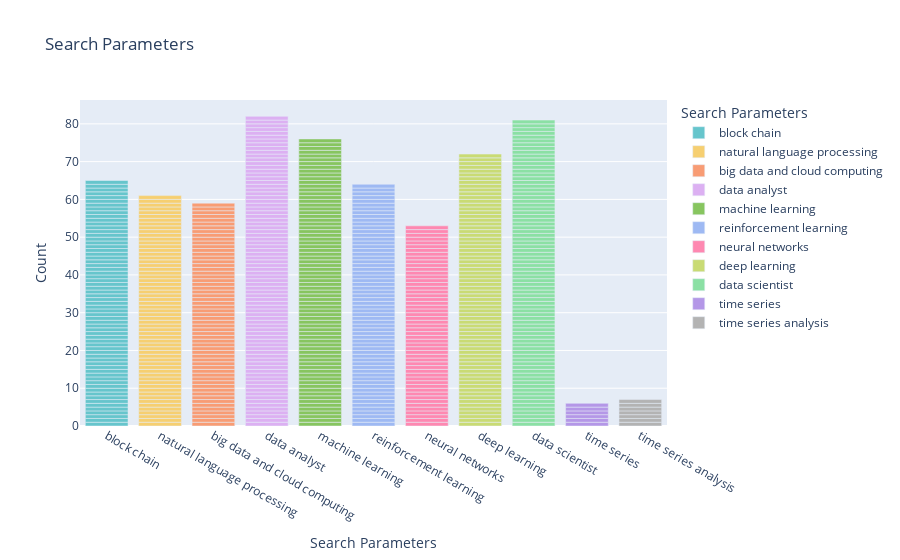

Here is the notebook cell this chart was saved with:
### Code cell
# bar chart for search_parameters.q
fig = px.bar(df, x='search_parameters.q', title='Search Parameters',
             labels={'search_parameters.q':'Search Parameters', 'count':'Count'},
             color='search_parameters.q',
             color_discrete_sequence=px.colors.qualitative.Pastel)
fig.show()

### Figure 1 — Plotly figure (JSON) as saved in the notebook; plotly's stock layout.template omitted (floating-point values rounded to 4 significant figures)
{"data": [{"alignmentgroup": "True", "hovertemplate": "Search Parameters=%{x}<br>Count=%{y}<extra></extra>", "legendgroup": "block chain", "marker": {"color": "rgb(102, 197, 204)", "pattern": {"shape": ""}}, "name": "block chain", "offsetgroup": "block chain", "orientation": "v", "showlegend": true, "textposition": "auto", "type": "bar", "x": ["block chain", "block chain", "block chain", "block chain", "block chain", "block chain", "block chain", "block chain", "block chain", "block chain", "block chain", "block chain", "block chain", "block chain", "block chain", "block chain", "block chain", "block chain", "block chain", "block chain", "block chain", "block chain", "block chain", "block chain", "block chain", "block chain", "block chain", "block chain", "block chain", "block chain", "block chain", "block chain", "block chain", "block chain", "block chain", "block chain", "block chain", "block chain", "block chain", "block chain", "block chain", "block chain", "block chain", "block chain", "block chain", "block chain", "block chain", "block chain", "block chain", "block chain", "block chain", "block chain", "block chain", "block chain", "block chain", "block chain", "block chain", "block chain", "block chain", "block chain", "block chain", "block chain", "block chain", "block chain", "block chain"], "xaxis": "x", "y": [1, 1, 1, 1, 1, 1, 1, 1, 1, 1, 1, 1, 1, 1, 1, 1, 1, 1, 1, 1, 1, 1, 1, 1, 1, 1, 1, 1, 1, 1, 1, 1, 1, 1, 1, 1, 1, 1, 1, 1, 1, 1, 1, 1, 1, 1, 1, 1, 1, 1, 1, 1, 1, 1, 1, 1, 1, 1, 1, 1, 1, 1, 1, 1, 1], "yaxis": "y"}, {"alignmentgroup": "True", "hovertemplate": "Search Parameters=%{x}<br>Count=%{y}<extra></extra>", "legendgroup": "natural language processing", "marker": {"color": "rgb(246, 207, 113)", "pattern": {"shape": ""}}, "name": "natural language processing", "offsetgroup": "natural language processing", "orientation": "v", "showlegend": true, "textposition": "auto", "type": "bar", "x": ["natural language processing", "natural language processing", "natural language processing", "natural language processing", "natural language processing", "natural language processing", "natural language processing", "natural language processing", "natural language processing", "natural language processing", "natural language processing", "natural language processing", "natural language processing", "natural language processing", "natural language processing", "natural language processing", "natural language processing", "natural language processing", "natural language processing", "natural language processing", "natural language processing", "natural language processing", "natural language processing", "natural language processing", "natural language processing", "natural language processing", "natural language processing", "natural language processing", "natural language processing", "natural language processing", "natural language processing", "natural language processing", "natural language processing", "natural language processing", "natural language processing", "natural language processing", "natural language processing", "natural language processing", "natural language processing", "natural language processing", "natural language processing", "natural language processing", "natural language processing", "natural language processing", "natural language processing", "natural language processing", "natural language processing", "natural language processing", "natural language processing", "natural language processing", "natural language processing", "natural language processing", "natural language processing", "natural language processing", "natural language processing", "natural language processing", "natural language processing", "natural language processing", "natural language processing", "natural language processing", "natural language processing"], "xaxis": "x", "y": [1, 1, 1, 1, 1, 1, 1, 1, 1, 1, 1, 1, 1, 1, 1, 1, 1, 1, 1, 1, 1, 1, 1, 1, 1, 1, 1, 1, 1, 1, 1, 1, 1, 1, 1, 1, 1, 1, 1, 1, 1, 1, 1, 1, 1, 1, 1, 1, 1, 1, 1, 1, 1, 1, 1, 1, 1, 1, 1, 1, 1], "yaxis": "y"}, {"alignmentgroup": "True", "hovertemplate": "Search Parameters=%{x}<br>Count=%{y}<extra></extra>", "legendgroup": "big data and cloud computing", "marker": {"color": "rgb(248, 156, 116)", "pattern": {"shape": ""}}, "name": "big data and cloud computing", "offsetgroup": "big data and cloud computing", "orientation": "v", "showlegend": true, "textposition": "auto", "type": "bar", "x": ["big data and cloud computing", "big data and cloud computing", "big data and cloud computing", "big data and cloud computing", "big data and cloud computing", "big data and cloud computing", "big data and cloud computing", "big data and cloud computing", "big data and cloud computing", "big data and cloud computing", "big data and cloud computing", "big data and cloud computing", "big data and cloud computing", "big data and cloud computing", "big data and cloud computing", "big data and cloud computing", "big data and cloud computing", "big data and cloud computing", "big data and cloud computing", "big data and cloud computing", "big data and cloud computing", "big data and cloud computing", "big data and cloud computing", "big data and cloud computing", "big data and cloud computing", "big data and cloud computing", "big data and cloud computing", "big data and cloud computing", "big data and cloud computing", "big data and cloud computing", "big data and cloud computing", "big data and cloud computing", "big data and cloud computing", "big data and cloud computing", "big data and cloud computing", "big data and cloud computing", "big data and cloud computing", "big data and cloud computing", "big data and cloud computing", "big data and cloud computing", "big data and cloud computing", "big data and cloud computing", "big data and cloud computing", "big data and cloud computing", "big data and cloud computing", "big data and cloud computing", "big data and cloud computing", "big data and cloud computing", "big data and cloud computing", "big data and cloud computing", "big data and cloud computing", "big data and cloud computing", "big data and cloud computing", "big data and cloud computing", "big data and cloud computing", "big data and cloud computing", "big data and cloud computing", "big data and cloud computing", "big data and cloud computing"], "xaxis": "x", "y": [1, 1, 1, 1, 1, 1, 1, 1, 1, 1, 1, 1, 1, 1, 1, 1, 1, 1, 1, 1, 1, 1, 1, 1, 1, 1, 1, 1, 1, 1, 1, 1, 1, 1, 1, 1, 1, 1, 1, 1, 1, 1, 1, 1, 1, 1, 1, 1, 1, 1, 1, 1, 1, 1, 1, 1, 1, 1, 1], "yaxis": "y"}, {"alignmentgroup": "True", "hovertemplate": "Search Parameters=%{x}<br>Count=%{y}<extra></extra>", "legendgroup": "data analyst", "marker": {"color": "rgb(220, 176, 242)", "pattern": {"shape": ""}}, "name": "data analyst", "offsetgroup": "data analyst", "orientation": "v", "showlegend": true, "textposition": "auto", "type": "bar", "x": ["data analyst", "data analyst", "data analyst", "data analyst", "data analyst", "data analyst", "data analyst", "data analyst", "data analyst", "data analyst", "data analyst", "data analyst", "data analyst", "data analyst", "data analyst", "data analyst", "data analyst", "data analyst", "data analyst", "data analyst", "data analyst", "data analyst", "data analyst", "data analyst", "data analyst", "data analyst", "data analyst", "data analyst", "data analyst", "data analyst", "data analyst", "data analyst", "data analyst", "data analyst", "data analyst", "data analyst", "data analyst", "data analyst", "data analyst", "data analyst", "data analyst", "data analyst", "data analyst", "data analyst", "data analyst", "data analyst", "data analyst", "data analyst", "data analyst", "data analyst", "data analyst", "data analyst", "data analyst", "data analyst", "data analyst", "data analyst", "data analyst", "data analyst", "data analyst", "data analyst", "data analyst", "data analyst", "data analyst", "data analyst", "data analyst", "data analyst", "data analyst", "data analyst", "data analyst", "data analyst", "data analyst", "data analyst", "data analyst", "data analyst", "data analyst", "data analyst", "data analyst", "data analyst", "data analyst", "data analyst", "data analyst", "data analyst"], "xaxis": "x", "y": [1, 1, 1, 1, 1, 1, 1, 1, 1, 1, 1, 1, 1, 1, 1, 1, 1, 1, 1, 1, 1, 1, 1, 1, 1, 1, 1, 1, 1, 1, 1, 1, 1, 1, 1, 1, 1, 1, 1, 1, 1, 1, 1, 1, 1, 1, 1, 1, 1, 1, 1, 1, 1, 1, 1, 1, 1, 1, 1, 1, 1, 1, 1, 1, 1, 1, 1, 1, 1, 1, 1, 1, 1, 1, 1, 1, 1, 1, 1, 1, 1, 1], "yaxis": "y"}, {"alignmentgroup": "True", "hovertemplate": "Search Parameters=%{x}<br>Count=%{y}<extra></extra>", "legendgroup": "machine learning", "marker": {"color": "rgb(135, 197, 95)", "pattern": {"shape": ""}}, "name": "machine learning", "offsetgroup": "machine learning", "orientation": "v", "showlegend": true, "textposition": "auto", "type": "bar", "x": ["machine learning", "machine learning", "machine learning", "machine learning", "machine learning", "machine learning", "machine learning", "machine learning", "machine learning", "machine learning", "machine learning", "machine learning", "machine learning", "machine learning", "machine learning", "machine learning", "machine learning", "machine learning", "machine learning", "machine learning", "machine learning", "machine learning", "machine learning", "machine learning", "machine learning", "machine learning", "machine learning", "machine learning", "machine learning", "machine learning", "machine learning", "machine learning", "machine learning", "machine learning", "machine learning", "machine learning", "machine learning", "machine learning", "machine learning", "machine learning", "machine learning", "machine learning", "machine learning", "machine learning", "machine learning", "machine learning", "machine learning", "machine learning", "machine learning", "machine learning", "machine learning", "machine learning", "machine learning", "machine learning", "machine learning", "machine learning", "machine learning", "machine learning", "machine learning", "machine learning", "machine learning", "machine learning", "machine learning", "machine learning", "machine learning", "machine learning", "machine learning", "machine learning", "machine learning", "machine learning", "machine learning", "machine learning", "machine learning", "machine learning", "machine learning", "machine learning"], "xaxis": "x", "y": [1, 1, 1, 1, 1, 1, 1, 1, 1, 1, 1, 1, 1, 1, 1, 1, 1, 1, 1, 1, 1, 1, 1, 1, 1, 1, 1, 1, 1, 1, 1, 1, 1, 1, 1, 1, 1, 1, 1, 1, 1, 1, 1, 1, 1, 1, 1, 1, 1, 1, 1, 1, 1, 1, 1, 1, 1, 1, 1, 1, 1, 1, 1, 1, 1, 1, 1, 1, 1, 1, 1, 1, 1, 1, 1, 1], "yaxis": "y"}, {"alignmentgroup": "True", "hovertemplate": "Search Parameters=%{x}<br>Count=%{y}<extra></extra>", "legendgroup": "reinforcement learning", "marker": {"color": "rgb(158, 185, 243)", "pattern": {"shape": ""}}, "name": "reinforcement learning", "offsetgroup": "reinforcement learning", "orientation": "v", "showlegend": true, "textposition": "auto", "type": "bar", "x": ["reinforcement learning", "reinforcement learning", "reinforcement learning", "reinforcement learning", "reinforcement learning", "reinforcement learning", "reinforcement learning", "reinforcement learning", "reinforcement learning", "reinforcement learning", "reinforcement learning", "reinforcement learning", "reinforcement learning", "reinforcement learning", "reinforcement learning", "reinforcement learning", "reinforcement learning", "reinforcement learning", "reinforcement learning", "reinforcement learning", "reinforcement learning", "reinforcement learning", "reinforcement learning", "reinforcement learning", "reinforcement learning", "reinforcement learning", "reinforcement learning", "reinforcement learning", "reinforcement learning", "reinforcement learning", "reinforcement learning", "reinforcement learning", "reinforcement learning", "reinforcement learning", "reinforcement learning", "reinforcement learning", "reinforcement learning", "reinforcement learning", "reinforcement learning", "reinforcement learning", "reinforcement learning", "reinforcement learning", "reinforcement learning", "reinforcement learning", "reinforcement learning", "reinforcement learning", "reinforcement learning", "reinforcement learning", "reinforcement learning", "reinforcement learning", "reinforcement learning", "reinforcement learning", "reinforcement learning", "reinforcement learning", "reinforcement learning", "reinforcement learning", "reinforcement learning", "reinforcement learning", "reinforcement learning", "reinforcement learning", "reinforcement learning", "reinforcement learning", "reinforcement learning", "reinforcement learning"], "xaxis": "x", "y": [1, 1, 1, 1, 1, 1, 1, 1, 1, 1, 1, 1, 1, 1, 1, 1, 1, 1, 1, 1, 1, 1, 1, 1, 1, 1, 1, 1, 1, 1, 1, 1, 1, 1, 1, 1, 1, 1, 1, 1, 1, 1, 1, 1, 1, 1, 1, 1, 1, 1, 1, 1, 1, 1, 1, 1, 1, 1, 1, 1, 1, 1, 1, 1], "yaxis": "y"}, {"alignmentgroup": "True", "hovertemplate": "Search Parameters=%{x}<br>Count=%{y}<extra></extra>", "legendgroup": "neural networks", "marker": {"color": "rgb(254, 136, 177)", "pattern": {"shape": ""}}, "name": "neural networks", "offsetgroup": "neural networks", "orientation": "v", "showlegend": true, "textposition": "auto", "type": "bar", "x": ["neural networks", "neural networks", "neural networks", "neural networks", "neural networks", "neural networks", "neural networks", "neural networks", "neural networks", "neural networks", "neural networks", "neural networks", "neural networks", "neural networks", "neural networks", "neural networks", "neural networks", "neural networks", "neural networks", "neural networks", "neural networks", "neural networks", "neural networks", "neural networks", "neural networks", "neural networks", "neural networks", "neural networks", "neural networks", "neural networks", "neural networks", "neural networks", "neural networks", "neural networks", "neural networks", "neural networks", "neural networks", "neural networks", "neural networks", "neural networks", "neural networks", "neural networks", "neural networks", "neural networks", "neural networks", "neural networks", "neural networks", "neural networks", "neural networks", "neural networks", "neural networks", "neural networks", "neural networks"], "xaxis": "x", "y": [1, 1, 1, 1, 1, 1, 1, 1, 1, 1, 1, 1, 1, 1, 1, 1, 1, 1, 1, 1, 1, 1, 1, 1, 1, 1, 1, 1, 1, 1, 1, 1, 1, 1, 1, 1, 1, 1, 1, 1, 1, 1, 1, 1, 1, 1, 1, 1, 1, 1, 1, 1, 1], "yaxis": "y"}, {"alignmentgroup": "True", "hovertemplate": "Search Parameters=%{x}<br>Count=%{y}<extra></extra>", "legendgroup": "deep learning", "marker": {"color": "rgb(201, 219, 116)", "pattern": {"shape": ""}}, "name": "deep learning", "offsetgroup": "deep learning", "orientation": "v", "showlegend": true, "textposition": "auto", "type": "bar", "x": ["deep learning", "deep learning", "deep learning", "deep learning", "deep learning", "deep learning", "deep learning", "deep learning", "deep learning", "deep learning", "deep learning", "deep learning", "deep learning", "deep learning", "deep learning", "deep learning", "deep learning", "deep learning", "deep learning", "deep learning", "deep learning", "deep learning", "deep learning", "deep learning", "deep learning", "deep learning", "deep learning", "deep learning", "deep learning", "deep learning", "deep learning", "deep learning", "deep learning", "deep learning", "deep learning", "deep learning", "deep learning", "deep learning", "deep learning", "deep learning", "deep learning", "deep learning", "deep learning", "deep learning", "deep learning", "deep learning", "deep learning", "deep learning", "deep learning", "deep learning", "deep learning", "deep learning", "deep learning", "deep learning", "deep learning", "deep learning", "deep learning", "deep learning", "deep learning", "deep learning", "deep learning", "deep learning", "deep learning", "deep learning", "deep learning", "deep learning", "deep learning", "deep learning", "deep learning", "deep learning", "deep learning", "deep learning"], "xaxis": "x", "y": [1, 1, 1, 1, 1, 1, 1, 1, 1, 1, 1, 1, 1, 1, 1, 1, 1, 1, 1, 1, 1, 1, 1, 1, 1, 1, 1, 1, 1, 1, 1, 1, 1, 1, 1, 1, 1, 1, 1, 1, 1, 1, 1, 1, 1, 1, 1, 1, 1, 1, 1, 1, 1, 1, 1, 1, 1, 1, 1, 1, 1, 1, 1, 1, 1, 1, 1, 1, 1, 1, 1, 1], "yaxis": "y"}, {"alignmentgroup": "True", "hovertemplate": "Search Parameters=%{x}<br>Count=%{y}<extra></extra>", "legendgroup": "data scientist", "marker": {"color": "rgb(139, 224, 164)", "pattern": {"shape": ""}}, "name": "data scientist", "offsetgroup": "data scientist", "orientation": "v", "showlegend": true, "textposition": "auto", "type": "bar", "x": ["data scientist", "data scientist", "data scientist", "data scientist", "data scientist", "data scientist", "data scientist", "data scientist", "data scientist", "data scientist", "data scientist", "data scientist", "data scientist", "data scientist", "data scientist", "data scientist", "data scientist", "data scientist", "data scientist", "data scientist", "data scientist", "data scientist", "data scientist", "data scientist", "data scientist", "data scientist", "data scientist", "data scientist", "data scientist", "data scientist", "data scientist", "data scientist", "data scientist", "data scientist", "data scientist", "data scientist", "data scientist", "data scientist", "data scientist", "data scientist", "data scientist", "data scientist", "data scientist", "data scientist", "data scientist", "data scientist", "data scientist", "data scientist", "data scientist", "data scientist", "data scientist", "data scientist", "data scientist", "data scientist", "data scientist", "data scientist", "data scientist", "data scientist", "data scientist", "data scientist", "data scientist", "data scientist", "data scientist", "data scientist", "data scientist", "data scientist", "data scientist", "data scientist", "data scientist", "data scientist", "data scientist", "data scientist", "data scientist", "data scientist", "data scientist", "data scientist", "data scientist", "data scientist", "data scientist", "data scientist", "data scientist"], "xaxis": "x", "y": [1, 1, 1, 1, 1, 1, 1, 1, 1, 1, 1, 1, 1, 1, 1, 1, 1, 1, 1, 1, 1, 1, 1, 1, 1, 1, 1, 1, 1, 1, 1, 1, 1, 1, 1, 1, 1, 1, 1, 1, 1, 1, 1, 1, 1, 1, 1, 1, 1, 1, 1, 1, 1, 1, 1, 1, 1, 1, 1, 1, 1, 1, 1, 1, 1, 1, 1, 1, 1, 1, 1, 1, 1, 1, 1, 1, 1, 1, 1, 1, 1], "yaxis": "y"}, {"alignmentgroup": "True", "hovertemplate": "Search Parameters=%{x}<br>Count=%{y}<extra></extra>", "legendgroup": "time series", "marker": {"color": "rgb(180, 151, 231)", "pattern": {"shape": ""}}, "name": "time series", "offsetgroup": "time series", "orientation": "v", "showlegend": true, "textposition": "auto", "type": "bar", "x": ["time series", "time series", "time series", "time series", "time series", "time series"], "xaxis": "x", "y": [1, 1, 1, 1, 1, 1], "yaxis": "y"}, {"alignmentgroup": "True", "hovertemplate": "Search Parameters=%{x}<br>Count=%{y}<extra></extra>", "legendgroup": "time series analysis", "marker": {"color": "rgb(179, 179, 179)", "pattern": {"shape": ""}}, "name": "time series analysis", "offsetgroup": "time series analysis", "orientation": "v", "showlegend": true, "textposition": "auto", "type": "bar", "x": ["time series analysis", "time series analysis", "time series analysis", "time series analysis", "time series analysis", "time series analysis", "time series analysis"], "xaxis": "x", "y": [1, 1, 1, 1, 1, 1, 1], "yaxis": "y"}], "layout": {"barmode": "relative", "legend": {"title": {"text": "Search Parameters"}, "tracegroupgap": 0}, "title": {"text": "Search Parameters"}, "xaxis": {"anchor": "y", "categoryarray": ["block chain", "natural language processing", "big data and cloud computing", "data analyst", "machine learning", "reinforcement learning", "neural networks", "deep learning", "data scientist", "time series", "time series analysis"], "categoryorder": "array", "domain": [0, 1], "title": {"text": "Search Parameters"}}, "yaxis": {"anchor": "x", "domain": [0, 1], "title": {"text": "Count"}}}}
